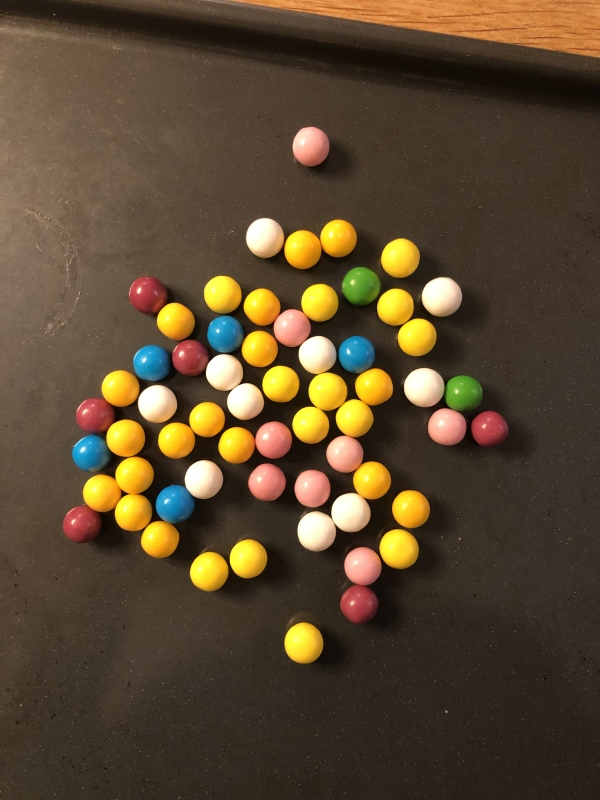
#> input picture images/chewing_gum_balls06.jpg, 600 x 800 px, found by its file name
$ python tutorial8.py
#> lines starting #> are read from the running program, lines starting #| are printed output that depends on the picture; long printed decimals are rounded
# Template matching, originally with objects from the image. Typical example is counting blood cells
import cv2

use_color = True

if use_color:
    # load image and template image, note that the template has been manually cut out of the image
    img = cv2.imread('images\chewing_gum_balls06.jpg',cv2.IMREAD_COLOR)
#> img is the input picture: shape (800, 600, 3); mean B, G, R 48.1, 72, 89.5
    template = cv2.imread('images\cgb_pink.jpg',cv2.IMREAD_COLOR)
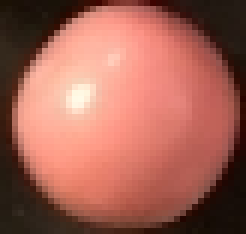
#> input picture images/cgb_pink.jpg, 41 x 39 px, found by its file name (shown 6 times larger)
#> template is the input picture: shape (39, 41, 3); mean B, G, R 84.7, 98, 162.6
    # read shape of the template and original image
    H,W,C = img.shape
#> H = 800; W = 600; C = 3
    h,w,c = template.shape
#> h = 39; w = 41; c = 3

else:
    # load image and template image, note that the template has been manually cut out of the image
    img = cv2.imread('images\chewing_gum_balls06.jpg',cv2.IMREAD_GRAYSCALE)
    template = cv2.imread('images\cgb_pink.jpg',cv2.IMREAD_GRAYSCALE)

    # read shape of the template and original image
    H,W = img.shape
    h,w = template.shape

# Define template matching methods, see https://docs.opencv.org/4.5.3/df/dfb/group__imgproc__object.html#ga3a7850640f1fe1f58fe91a2d7583695d for the math behind each method
methods = [cv2.TM_CCOEFF, cv2.TM_CCOEFF_NORMED, cv2.TM_CCORR, cv2.TM_CCORR_NORMED, cv2.TM_SQDIFF, cv2.TM_SQDIFF_NORMED]
method_names = ['cv2.TM_CCOEFF', 'cv2.TM_CCOEFF_NORMED', 'cv2.TM_CCORR', 'cv2.TM_CCORR_NORMED', 'cv2.TM_SQDIFF', 'cv2.TM_SQDIFF_NORMED']

# loop over all methods in order to compare them
for method,method_name in zip(methods,method_names):

    # work on a new image each time
    img2 = img.copy()

    # do the template matching
    result= cv2.matchTemplate(img2,template,method)
    result2 = result.copy()
    result2 = cv2.cvtColor(result2,cv2.COLOR_GRAY2BGR)

    # get the best match location
    min_Value,max_Value,min_location,max_location=cv2.minMaxLoc(result)
    print(min_Value,max_Value,min_location,max_location)
    # draw rectangle at found location
    if method in [cv2.TM_SQDIFF_NORMED, cv2.TM_SQDIFF]:
        best_location = min_location
    else:
        best_location = max_location
    bottom_right = (best_location[0] + w, best_location[1] + h)
    cv2.rectangle(img2,best_location,bottom_right, (255, 255, 0), 3)
    cv2.rectangle(result2,best_location,bottom_right, (255, 255, 0), 3)

    # show original image with found location
    cv2.imshow('Location', img2)
    cv2.imshow('Orginal',img)

    # show image with the template matching result for all pixels
    result_title ='Result with %s' % method_name
    cv2.imshow(result_title,result2)
    cv2.waitKey(0)
    cv2.destroyWindow(result_title)
#> this loop made 6 passes
#> (min_Value, max_Value, min_location, best_location, bottom_right) on passes 1 to 4: (-14810319, 25146944, (269, 489), (183, 460), (224, 499)), (-0.658, 1, (371, 601), (246, 463), (287, 502)), (9969718, 124025448, (554, 73), (295, 511), (336, 550)), (0.407, 1, (278, 441), (246, 463), (287, 502))
#> (min_Value, max_Value, max_location, best_location, bottom_right) on passes 5 to 6: (15808, 94929544, (312, 488), (246, 463), (287, 502)), (0.000173, 1, (11, 0), (246, 463), (287, 502))
#| -14810319.0 25146944.0 (269, 489) (183, 460)
#| -0.6579 0.9997 (371, 601) (246, 463)
#| 9969718.0 124025448.0 (554, 73) (295, 511)
#| 0.4071 0.9999 (278, 441) (246, 463)
#| 15808.0 94929544.0 (246, 463) (312, 488)
#| 0.000173 1.0 (246, 463) (11, 0)
#> pass 1, `result= cv2.matchTemplate(img2,template,method)`:
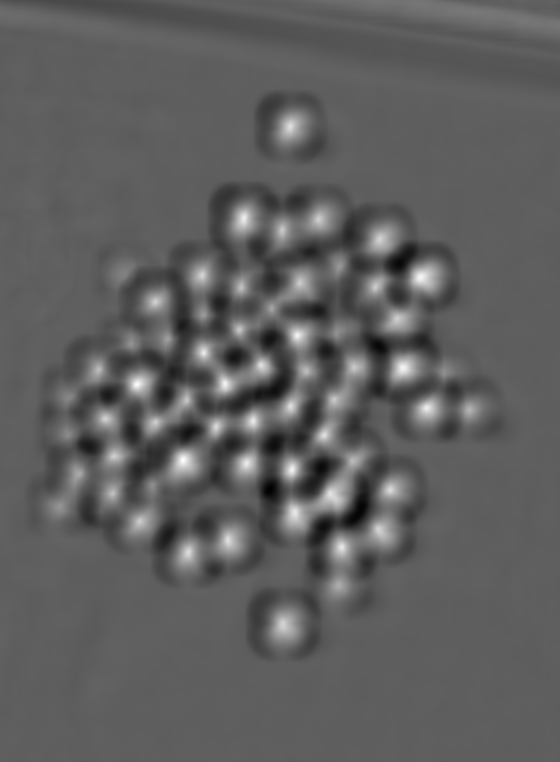
#> result: shape (762, 560) float32; min -14810319, max 25146944, mean 43033.4; drawn with min black and max white
#> pass 1, `cv2.imshow('Location', img2)`:
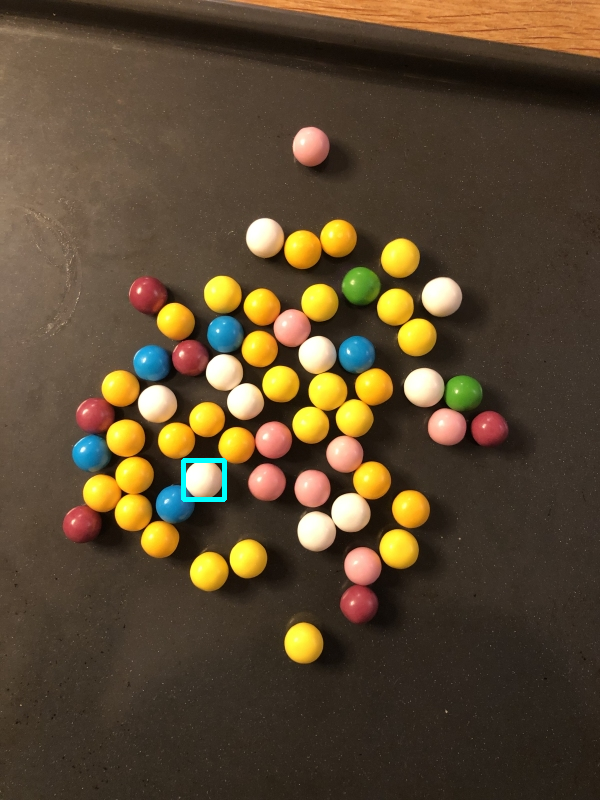
#> window 'Location': shape (800, 600, 3); mean B, G, R 48.4, 72.3, 89.4
#> pass 1, `cv2.imshow(result_title,result2)`:
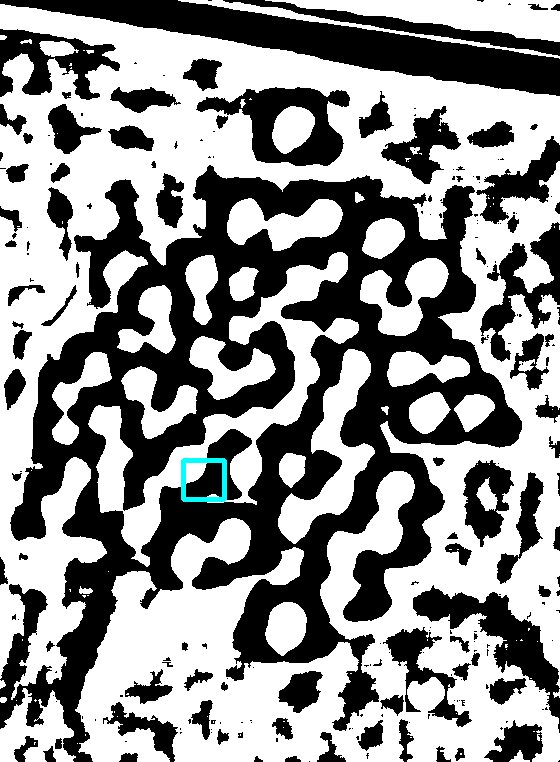
#> window 'Result with cv2.TM_CCOEFF': shape (762, 560, 3); mean B, G, R 143.9, 143.9, 143.4
#> after the loop:
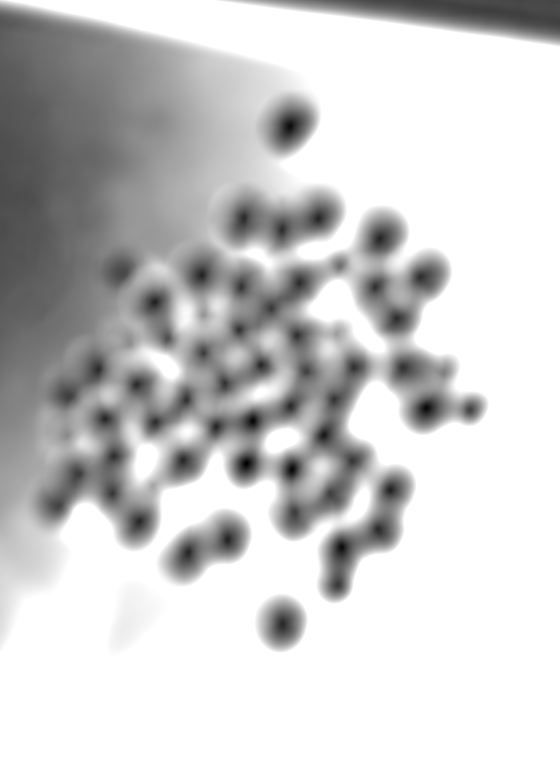
#> result: shape (762, 560) float32; min 0.000173, max 1, mean 0.802
#> after the loop:
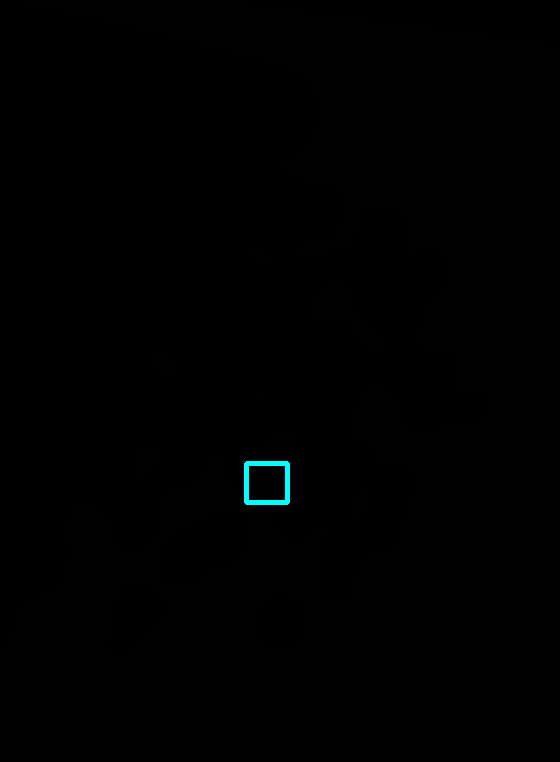
#> result2: shape (762, 560, 3) float32; mean B, G, R 1.3, 1.3, 0.8

cv2.destroyAllWindows()
